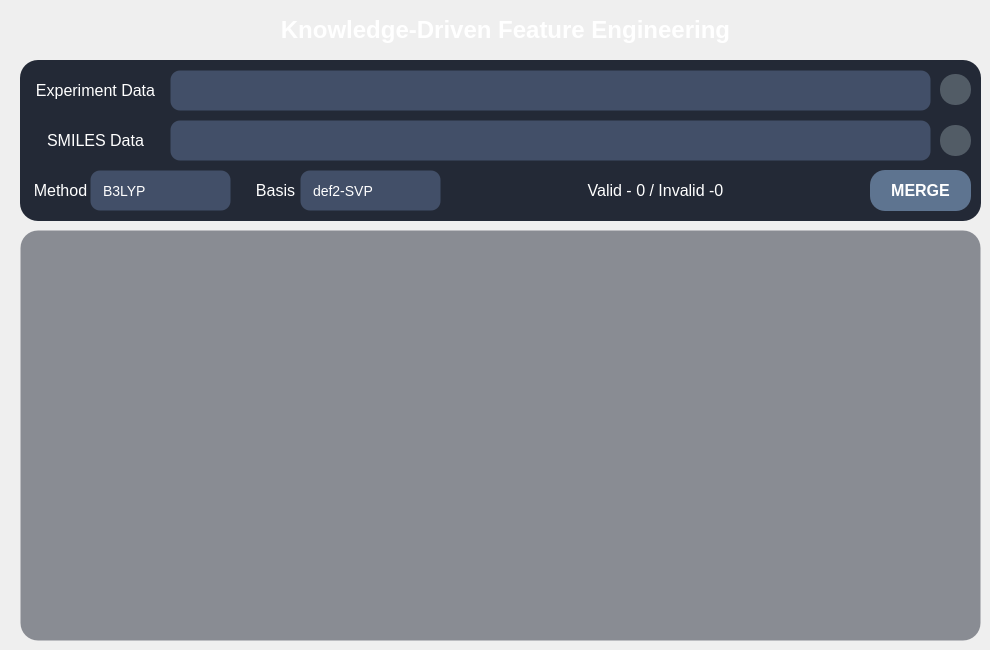
     <widget class="QWidget" name="pg_data">
      <widget class="QFrame" name="frame_7">
       <property name="geometry">
        <rect>
         <x>20</x>
         <y>60</y>
         <width>961</width>
         <height>161</height>
        </rect>
       </property>
       <property name="styleSheet">
        <string notr="true">QFrame#frame_7 {
    background-color: #232936;
    border: 0px solid #4268a8;
    border-radius: 18px;
}

</string>
       </property>
       <property name="frameShape">
        <enum>QFrame::Shape::StyledPanel</enum>
       </property>
       <property name="frameShadow">
        <enum>QFrame::Shadow::Raised</enum>
       </property>
       <widget class="QLabel" name="label_29">
        <property name="geometry">
         <rect>
          <x>10</x>
          <y>10</y>
          <width>131</width>
          <height>41</height>
         </rect>
        </property>
        <property name="styleSheet">
         <string notr="true">background:transparent;</string>
        </property>
        <property name="text">
         <string>&lt;html&gt;&lt;head/&gt;&lt;body&gt;&lt;p align=&quot;center&quot;&gt;&lt;span style=&quot; font-size:12pt; color:#ffffff;&quot;&gt;Experiment Data&lt;/span&gt;&lt;/p&gt;&lt;/body&gt;&lt;/html&gt;</string>
        </property>
       </widget>
       <widget class="QPlainTextEdit" name="txt_data_exp_path">
        <property name="geometry">
         <rect>
          <x>150</x>
          <y>10</y>
          <width>761</width>
          <height>41</height>
         </rect>
        </property>
        <property name="styleSheet">
         <string notr="true">/* ==================== QPlainTextEdit / QTextEdit ==================== */
/* ==================== QPlainTextEdit / QTextEdit ==================== */
QPlainTextEdit,
QTextEdit
{
	font: 12pt &quot;Arial&quot;;
	background-color: rgba(66, 79, 104, 1);
	border: 1px solid transparent;
	border-radius: 10px;
	font-size: 14px;
	color: rgb(255, 255, 255);
	padding: 6px 6px;                     /* 文本四周留出舒适内边距 */
	selection-background-color: #3478e8;
	selection-color: #ffffff;
}


QPlainTextEdit:hover,
QTextEdit:hover
{	
	border: 1px solid #3478e8;}

QPlainTextEdit:focus,
QTextEdit:focus
{
	border: 1px solid #3478e8;
}

QPlainTextEdit:disabled,
QTextEdit:disabled
{
	background-color: #f6f7f9;
	color: #9498a0;
	border: 1px solid transparent;
}


/* ==================== 深色滚动条（与整体风格统一） ==================== */
QPlainTextEdit QScrollBar:vertical,
QTextEdit QScrollBar:vertical
{
	background: transparent;
	width: 10px;
	margin: 4px 2px 4px 0px;
	border: none;
}

QPlainTextEdit QScrollBar::handle:vertical,
QTextEdit QScrollBar::handle:vertical
{
	background: rgb(90, 105, 135);
	min-height: 24px;
	border-radius: 4px;
}

QPlainTextEdit QScrollBar::handle:vertical:hover,
QTextEdit QScrollBar::handle:vertical:hover
{
	background: rgb(120, 138, 172);
}

QPlainTextEdit QScrollBar::handle:vertical:pressed,
QTextEdit QScrollBar::handle:vertical:pressed
{
	background: #3478e8;
}

/* 去掉上下箭头和页步进区域（现代风格通常隐藏） */
QPlainTextEdit QScrollBar::add-line:vertical,
QPlainTextEdit QScrollBar::sub-line:vertical,
QTextEdit QScrollBar::add-line:vertical,
QTextEdit QScrollBar::sub-line:vertical
{
	height: 0px;
	background: transparent;
}

QPlainTextEdit QScrollBar::add-page:vertical,
QPlainTextEdit QScrollBar::sub-page:vertical,
QTextEdit QScrollBar::add-page:vertical,
QTextEdit QScrollBar::sub-page:vertical
{
	background: transparent;
}

/* 水平滚动条 */
QPlainTextEdit QScrollBar:horizontal,
QTextEdit QScrollBar:horizontal
{
	background: transparent;
	height: 10px;
	margin: 0px 4px 2px 4px;
	border: none;
}

QPlainTextEdit QScrollBar::handle:horizontal,
QTextEdit QScrollBar::handle:horizontal
{
	background: rgb(90, 105, 135);
	min-width: 24px;
	border-radius: 4px;
}

QPlainTextEdit QScrollBar::handle:horizontal:hover,
QTextEdit QScrollBar::handle:horizontal:hover
{
	background: rgb(120, 138, 172);
}

QPlainTextEdit QScrollBar::handle:horizontal:pressed,
QTextEdit QScrollBar::handle:horizontal:pressed
{
	background: #3478e8;
}

QPlainTextEdit QScrollBar::add-line:horizontal,
QPlainTextEdit QScrollBar::sub-line:horizontal,
QTextEdit QScrollBar::add-line:horizontal,
QTextEdit QScrollBar::sub-line:horizontal
{
	width: 0px;
	background: transparent;
}

QPlainTextEdit QScrollBar::add-page:horizontal,
QPlainTextEdit QScrollBar::sub-page:horizontal,
QTextEdit QScrollBar::add-page:horizontal,
QTextEdit QScrollBar::sub-page:horizontal
{
	background: transparent;
}</string>
        </property>
       </widget>
       <widget class="QLabel" name="label_37">
        <property name="geometry">
         <rect>
          <x>10</x>
          <y>60</y>
          <width>131</width>
          <height>41</height>
         </rect>
        </property>
        <property name="styleSheet">
         <string notr="true">background:transparent;</string>
        </property>
        <property name="text">
         <string>&lt;html&gt;&lt;head/&gt;&lt;body&gt;&lt;p align=&quot;center&quot;&gt;&lt;span style=&quot; font-size:12pt; color:#ffffff;&quot;&gt;SMILES Data&lt;/span&gt;&lt;/p&gt;&lt;/body&gt;&lt;/html&gt;</string>
        </property>
       </widget>
       <widget class="QPlainTextEdit" name="txt_data_smiles_path">
        <property name="geometry">
         <rect>
          <x>150</x>
          <y>60</y>
          <width>761</width>
          <height>41</height>
         </rect>
        </property>
        <property name="styleSheet">
         <string notr="true">/* ==================== QPlainTextEdit / QTextEdit ==================== */
/* ==================== QPlainTextEdit / QTextEdit ==================== */
QPlainTextEdit,
QTextEdit
{
	font: 12pt &quot;Arial&quot;;
	background-color: rgba(66, 79, 104, 1);
	border: 1px solid transparent;
	border-radius: 10px;
	font-size: 14px;
	color: rgb(255, 255, 255);
	padding: 6px 6px;                     /* 文本四周留出舒适内边距 */
	selection-background-color: #3478e8;
	selection-color: #ffffff;
}


QPlainTextEdit:hover,
QTextEdit:hover
{	
	border: 1px solid #3478e8;}

QPlainTextEdit:focus,
QTextEdit:focus
{
	border: 1px solid #3478e8;
}

QPlainTextEdit:disabled,
QTextEdit:disabled
{
	background-color: #f6f7f9;
	color: #9498a0;
	border: 1px solid transparent;
}


/* ==================== 深色滚动条（与整体风格统一） ==================== */
QPlainTextEdit QScrollBar:vertical,
QTextEdit QScrollBar:vertical
{
	background: transparent;
	width: 10px;
	margin: 4px 2px 4px 0px;
	border: none;
}

QPlainTextEdit QScrollBar::handle:vertical,
QTextEdit QScrollBar::handle:vertical
{
	background: rgb(90, 105, 135);
	min-height: 24px;
	border-radius: 4px;
}

QPlainTextEdit QScrollBar::handle:vertical:hover,
QTextEdit QScrollBar::handle:vertical:hover
{
	background: rgb(120, 138, 172);
}

QPlainTextEdit QScrollBar::handle:vertical:pressed,
QTextEdit QScrollBar::handle:vertical:pressed
{
	background: #3478e8;
}

/* 去掉上下箭头和页步进区域（现代风格通常隐藏） */
QPlainTextEdit QScrollBar::add-line:vertical,
QPlainTextEdit QScrollBar::sub-line:vertical,
QTextEdit QScrollBar::add-line:vertical,
QTextEdit QScrollBar::sub-line:vertical
{
	height: 0px;
	background: transparent;
}

QPlainTextEdit QScrollBar::add-page:vertical,
QPlainTextEdit QScrollBar::sub-page:vertical,
QTextEdit QScrollBar::add-page:vertical,
QTextEdit QScrollBar::sub-page:vertical
{
	background: transparent;
}

/* 水平滚动条 */
QPlainTextEdit QScrollBar:horizontal,
QTextEdit QScrollBar:horizontal
{
	background: transparent;
	height: 10px;
	margin: 0px 4px 2px 4px;
	border: none;
}

QPlainTextEdit QScrollBar::handle:horizontal,
QTextEdit QScrollBar::handle:horizontal
{
	background: rgb(90, 105, 135);
	min-width: 24px;
	border-radius: 4px;
}

QPlainTextEdit QScrollBar::handle:horizontal:hover,
QTextEdit QScrollBar::handle:horizontal:hover
{
	background: rgb(120, 138, 172);
}

QPlainTextEdit QScrollBar::handle:horizontal:pressed,
QTextEdit QScrollBar::handle:horizontal:pressed
{
	background: #3478e8;
}

QPlainTextEdit QScrollBar::add-line:horizontal,
QPlainTextEdit QScrollBar::sub-line:horizontal,
QTextEdit QScrollBar::add-line:horizontal,
QTextEdit QScrollBar::sub-line:horizontal
{
	width: 0px;
	background: transparent;
}

QPlainTextEdit QScrollBar::add-page:horizontal,
QPlainTextEdit QScrollBar::sub-page:horizontal,
QTextEdit QScrollBar::add-page:horizontal,
QTextEdit QScrollBar::sub-page:horizontal
{
	background: transparent;
}</string>
        </property>
       </widget>
       <widget class="QPushButton" name="btn_data_browse_exp">
        <property name="geometry">
         <rect>
          <x>920</x>
          <y>14</y>
          <width>31</width>
          <height>31</height>
         </rect>
        </property>
        <property name="styleSheet">
         <string notr="true">QPushButton {
    background-color: rgba(140, 155, 160, 0.45);
    border-radius: 15px;
    color: #ffffff;
    padding-left:0px;
    padding-top:0px;
    text-align: center;

}

QPushButton:hover {
    background-color: #6b8a8f;
}

QPushButton:pressed {
    background-color: #4d6b70;
    padding-top:8px;
	padding-left:2px;
	padding-bottom:2px;
}

QPushButton:disabled {
    background-color: rgba(66, 79, 104, 0.5);
    border-radius: 10px;
    color: #9aa8b8;
}</string>
        </property>
        <property name="text">
         <string/>
        </property>
        <property name="icon">
         <iconset resource="../../py/Anaconda3/Scripts/res.qrc">
          <normaloff>:/icons/import.svg</normaloff>:/icons/import.svg</iconset>
        </property>
        <property name="iconSize">
         <size>
          <width>25</width>
          <height>25</height>
         </size>
        </property>
       </widget>
       <widget class="QPushButton" name="btn_data_browse_smiles">
        <property name="geometry">
         <rect>
          <x>920</x>
          <y>65</y>
          <width>31</width>
          <height>31</height>
         </rect>
        </property>
        <property name="styleSheet">
         <string notr="true">QPushButton {
    background-color: rgba(140, 155, 160, 0.45);
    border-radius: 15px;
    color: #ffffff;
    padding-left:0px;
    padding-top:0px;
    text-align: center;

}

QPushButton:hover {
    background-color: #6b8a8f;
}

QPushButton:pressed {
    background-color: #4d6b70;
    padding-top:8px;
	padding-left:2px;
	padding-bottom:2px;
}

QPushButton:disabled {
    background-color: rgba(66, 79, 104, 0.5);
    border-radius: 10px;
    color: #9aa8b8;
}

</string>
        </property>
        <property name="text">
         <string/>
        </property>
        <property name="icon">
         <iconset resource="../../py/Anaconda3/Scripts/res.qrc">
          <normaloff>:/icons/import.svg</normaloff>:/icons/import.svg</iconset>
        </property>
        <property name="iconSize">
         <size>
          <width>25</width>
          <height>25</height>
         </size>
        </property>
       </widget>
       <widget class="QLabel" name="label_38">
        <property name="geometry">
         <rect>
          <x>0</x>
          <y>110</y>
          <width>81</width>
          <height>41</height>
         </rect>
        </property>
        <property name="font">
         <font>
          <family>Arial</family>
         </font>
        </property>
        <property name="styleSheet">
         <string notr="true">background:transparent;</string>
        </property>
        <property name="text">
         <string>&lt;html&gt;&lt;head/&gt;&lt;body&gt;&lt;p align=&quot;center&quot;&gt;&lt;span style=&quot; font-size:12pt; color:#ffffff;&quot;&gt;Method&lt;/span&gt;&lt;/p&gt;&lt;/body&gt;&lt;/html&gt;</string>
        </property>
       </widget>
       <widget class="QLabel" name="label_39">
        <property name="geometry">
         <rect>
          <x>220</x>
          <y>110</y>
          <width>71</width>
          <height>41</height>
         </rect>
        </property>
        <property name="font">
         <font>
          <family>Arial</family>
         </font>
        </property>
        <property name="styleSheet">
         <string notr="true">background:transparent;</string>
        </property>
        <property name="text">
         <string>&lt;html&gt;&lt;head/&gt;&lt;body&gt;&lt;p align=&quot;center&quot;&gt;&lt;span style=&quot; font-size:12pt; color:#ffffff;&quot;&gt;Basis&lt;/span&gt;&lt;/p&gt;&lt;/body&gt;&lt;/html&gt;</string>
        </property>
       </widget>
       <widget class="QComboBox" name="cmb_data_basis">
        <property name="geometry">
         <rect>
          <x>280</x>
          <y>110</y>
          <width>141</width>
          <height>41</height>
         </rect>
        </property>
        <property name="font">
         <font>
          <family>Arial</family>
          <pointsize>-1</pointsize>
          <italic>false</italic>
          <bold>false</bold>
          <hintingpreference>PreferDefaultHinting</hintingpreference>
         </font>
        </property>
        <property name="styleSheet">
         <string notr="true">/* ==================== QLineEdit ==================== */
QLineEdit
{
	font: 12pt &quot;Arial&quot;;
	background-color: rgba(66, 79, 104, 1);
	border: 1px solid transparent;   /* 与 SpinBox 保持一致，避免尺寸跳动 */
	border-radius: 10px;
	font-size: 14px;
	color: rgb(255, 255, 255);
	padding-left: 0px;             /* 文本左侧留出舒适边距 */
	padding-right: 0px;
	min-height: 20px;
	selection-background-color: #3478e8;
	selection-color: #ffffff;
}

QLineEdit:hover
{
	background-color: rgb(74, 88, 115);   /* 悬浮时略微变亮 */
	border: 1px solid #3478e8;

}

QLineEdit:focus
{
	border: 1px solid #3478e8;
}

QLineEdit:disabled
{
	background-color: #f6f7f9;
	color: #9498a0;
	border: 1px solid transparent;
}

QLineEdit[echoMode=&quot;2&quot;]   /* 密码框也保持一致 */
{
	lineedit-password-character: 9679;
}


/* ==================== QComboBox ==================== */
QComboBox
{
	font: 12pt &quot;Arial&quot;;
	background-color: rgba(66, 79, 104, 1);
	border: 1px solid transparent;
	border-radius: 10px;
	font-size: 14px;
	color: rgb(255, 255, 255);
	padding-left: 10px;
	padding-right: 0px;            /* 右侧给下拉箭头留空间 */
	min-height: 20px;
}

QComboBox:hover
{
	background-color: rgb(74, 88, 115);   /* 悬浮时略微变亮 */
	border: 1px solid #3478e8;}

QComboBox:focus
{
	border: 1px solid #3478e8;
}

QComboBox:disabled
{
	background-color: #f6f7f9;
	color: #9498a0;
	border: 1px solid transparent;
}

/* 下拉箭头区域（右侧按钮） */
QComboBox::drop-down
{
	subcontrol-origin: padding;
	subcontrol-position: center right;
	width: 28px;
	border: none;
	border-top-right-radius: 10px;
	border-bottom-right-radius: 10px;
	background: transparent;
}

QComboBox::drop-down:hover
{
	background-color: rgb(37, 52, 81);
}

QComboBox::drop-down:pressed
{
	background-color: rgb(204, 204, 204);
}

/* 下拉箭头图标 */
QComboBox::down-arrow
{
	image: url(:/icons/down_arrow.svg);
	width: 14px;
	height: 14px;
}

QComboBox::down-arrow:disabled
{
	image: url(:/icons/down_arrow.svg);
	opacity: 0.4;
}

/* 可编辑 ComboBox 的文本区 */
QComboBox QAbstractItemView,
QComboBox QLineEdit
{
	background-color: rgba(66, 79, 104, 1);
	color: rgb(255, 255, 255);
	border-radius: 10px;
	selection-background-color: #3478e8;
	selection-color: #ffffff;
}

/* 下拉列表弹出框 */
QComboBox QAbstractItemView
{
	background-color: rgba(66, 79, 104, 1);
	color: rgb(255, 255, 255);
	border: 1px solid #3478e8;
	border-radius: 8px;
	selection-background-color: #3478e8;
	selection-color: #ffffff;
	outline: none;
	padding: 4px;
}

QComboBox QAbstractItemView::item
{
	min-height: 24px;
	padding-left: 8px;
	border-radius: 6px;
}

QComboBox QAbstractItemView::item:hover
{
	background-color: rgb(37, 52, 81);
}

QComboBox QAbstractItemView::item:selected
{
	background-color: #3478e8;
	color: #ffffff;
}
/* ==================== 深色滚动条（与 QPlainTextEdit 统一） ==================== */
QComboBox QScrollBar:vertical {
    width:10px;
    background: rgba(35, 41, 54, 0.35);
    border-radius:4px;
    margin:2px 0px;
}
QComboBox QScrollBar::handle:vertical {
    background: rgba(150, 165, 190, 0.55);
    border-radius:4px;
    min-height:28px;
    margin:1px;
}
QComboBox QScrollBar::handle:vertical:hover {
    background: rgba(120, 170, 230, 0.85);  
}
QComboBox QScrollBar::handle:vertical:pressed {
    background: rgba(70, 130, 210, 1.0);   
}

QComboBox QScrollBar::sub-line:vertical,
QComboBox QScrollBar::add-line:vertical {
    height:0px;
background: none;
}
QComboBox QScrollBar::sub-page:vertical,
QComboBox QScrollBar::add-page:vertical {
    background:none;
}

QComboBox QScrollBar:horizontal {
    height:10px;
    background: rgba(35, 41, 54, 0.35);
    border-radius:4px;
    margin:0px 2px;
}
QComboBox QScrollBar::handle:horizontal {
    background: rgba(150, 165, 190, 0.55);
    border-radius:4px;
    min-width:28px;
    margin:1px;
}
QComboBox QScrollBar::handle:horizontal:hover {
    background: rgba(120, 170, 230, 0.85);
}
QComboBox QScrollBar::handle:horizontal:pressed {
    background: rgba(70, 130, 210, 1.0);
}

QComboBox QScrollBar::sub-line:horizontal,
QComboBox QScrollBar::add-line:horizontal {
    width:0px;
    background: none;

}
QComboBox QScrollBar::sub-page:horizontal,
QComboBox QScrollBar::add-page:horizontal {
    background:none;
}
</string>
        </property>
        <property name="editable">
         <bool>true</bool>
        </property>
        <property name="currentText">
         <string>def2-SVP</string>
        </property>
        <property name="placeholderText">
         <string/>
        </property>
        <item>
         <property name="text">
          <string>def2-SVP</string>
         </property>
        </item>
        <item>
         <property name="text">
          <string>def2-TZVP</string>
         </property>
        </item>
        <item>
         <property name="text">
          <string>def2-TZVPP</string>
         </property>
        </item>
        <item>
         <property name="text">
          <string>ma-def2-TZVP</string>
         </property>
        </item>
        <item>
         <property name="text">
          <string>STO-3G</string>
         </property>
        </item>
       </widget>
       <widget class="QComboBox" name="cmb_data_method">
        <property name="geometry">
         <rect>
          <x>70</x>
          <y>110</y>
          <width>141</width>
          <height>41</height>
         </rect>
        </property>
        <property name="font">
         <font>
          <family>Arial</family>
          <pointsize>-1</pointsize>
          <italic>false</italic>
          <bold>false</bold>
          <hintingpreference>PreferDefaultHinting</hintingpreference>
         </font>
        </property>
        <property name="styleSheet">
         <string notr="true">/* ==================== QLineEdit ==================== */
QLineEdit
{
	font: 12pt &quot;Arial&quot;;
	background-color: rgba(66, 79, 104, 1);
	border: 1px solid transparent;   /* 与 SpinBox 保持一致，避免尺寸跳动 */
	border-radius: 10px;
	font-size: 14px;
	color: rgb(255, 255, 255);
	padding-left: 0px;             /* 文本左侧留出舒适边距 */
	padding-right: 0px;
	min-height: 20px;
	selection-background-color: #3478e8;
	selection-color: #ffffff;
}

QLineEdit:hover
{
	background-color: rgb(74, 88, 115);   /* 悬浮时略微变亮 */
	border: 1px solid #3478e8;

}

QLineEdit:focus
{
	border: 1px solid #3478e8;
}

QLineEdit:disabled
{
	background-color: #f6f7f9;
	color: #9498a0;
	border: 1px solid transparent;
}

QLineEdit[echoMode=&quot;2&quot;]   /* 密码框也保持一致 */
{
	lineedit-password-character: 9679;
}


/* ==================== QComboBox ==================== */
QComboBox
{
	font: 12pt &quot;Arial&quot;;
	background-color: rgba(66, 79, 104, 1);
	border: 1px solid transparent;
	border-radius: 10px;
	font-size: 14px;
	color: rgb(255, 255, 255);
	padding-left: 10px;
	padding-right: 0px;            /* 右侧给下拉箭头留空间 */
	min-height: 20px;
}

QComboBox:hover
{
	background-color: rgb(74, 88, 115);   /* 悬浮时略微变亮 */
	border: 1px solid #3478e8;}

QComboBox:focus
{
	border: 1px solid #3478e8;
}

QComboBox:disabled
{
	background-color: #f6f7f9;
	color: #9498a0;
	border: 1px solid transparent;
}

/* 下拉箭头区域（右侧按钮） */
QComboBox::drop-down
{
	subcontrol-origin: padding;
	subcontrol-position: center right;
	width: 28px;
	border: none;
	border-top-right-radius: 10px;
	border-bottom-right-radius: 10px;
	background: transparent;
}

QComboBox::drop-down:hover
{
	background-color: rgb(37, 52, 81);
}

QComboBox::drop-down:pressed
{
	background-color: rgb(204, 204, 204);
}

/* 下拉箭头图标 */
QComboBox::down-arrow
{
	image: url(:/icons/down_arrow.svg);
	width: 14px;
	height: 14px;
}

QComboBox::down-arrow:disabled
{
	image: url(:/icons/down_arrow.svg);
	opacity: 0.4;
}

/* 可编辑 ComboBox 的文本区 */
QComboBox QAbstractItemView,
QComboBox QLineEdit
{
	background-color: rgba(66, 79, 104, 1);
	color: rgb(255, 255, 255);
	border-radius: 10px;
	selection-background-color: #3478e8;
	selection-color: #ffffff;
}

/* 下拉列表弹出框 */
QComboBox QAbstractItemView
{
	background-color: rgba(66, 79, 104, 1);
	color: rgb(255, 255, 255);
	border: 1px solid #3478e8;
	border-radius: 8px;
	selection-background-color: #3478e8;
	selection-color: #ffffff;
	outline: none;
	padding: 4px;
}

QComboBox QAbstractItemView::item
{
	min-height: 24px;
	padding-left: 8px;
	border-radius: 6px;
}

QComboBox QAbstractItemView::item:hover
{
	background-color: rgb(37, 52, 81);
}

QComboBox QAbstractItemView::item:selected
{
	background-color: #3478e8;
	color: #ffffff;
}
/* ==================== 深色滚动条（与 QPlainTextEdit 统一） ==================== */
QComboBox QScrollBar:vertical {
    width:10px;
    background: rgba(35, 41, 54, 0.35);
    border-radius:4px;
    margin:2px 0px;
}
QComboBox QScrollBar::handle:vertical {
    background: rgba(150, 165, 190, 0.55);
    border-radius:4px;
    min-height:28px;
    margin:1px;
}
QComboBox QScrollBar::handle:vertical:hover {
    background: rgba(120, 170, 230, 0.85);  
}
QComboBox QScrollBar::handle:vertical:pressed {
    background: rgba(70, 130, 210, 1.0);   
}

QComboBox QScrollBar::sub-line:vertical,
QComboBox QScrollBar::add-line:vertical {
    height:0px;
background: none;
}
QComboBox QScrollBar::sub-page:vertical,
QComboBox QScrollBar::add-page:vertical {
    background:none;
}

QComboBox QScrollBar:horizontal {
    height:10px;
    background: rgba(35, 41, 54, 0.35);
    border-radius:4px;
    margin:0px 2px;
}
QComboBox QScrollBar::handle:horizontal {
    background: rgba(150, 165, 190, 0.55);
    border-radius:4px;
    min-width:28px;
    margin:1px;
}
QComboBox QScrollBar::handle:horizontal:hover {
    background: rgba(120, 170, 230, 0.85);
}
QComboBox QScrollBar::handle:horizontal:pressed {
    background: rgba(70, 130, 210, 1.0);
}

QComboBox QScrollBar::sub-line:horizontal,
QComboBox QScrollBar::add-line:horizontal {
    width:0px;
    background: none;

}
QComboBox QScrollBar::sub-page:horizontal,
QComboBox QScrollBar::add-page:horizontal {
    background:none;
}
</string>
        </property>
        <property name="editable">
         <bool>true</bool>
        </property>
        <property name="currentText">
         <string>B3LYP</string>
        </property>
        <property name="placeholderText">
         <string/>
        </property>
        <item>
         <property name="text">
          <string>B3LYP</string>
         </property>
        </item>
        <item>
         <property name="text">
          <string>B3LYP-D4	</string>
         </property>
        </item>
        <item>
         <property name="text">
          <string>PBE0-D4</string>
         </property>
        </item>
        <item>
         <property name="text">
          <string>M06-2X</string>
         </property>
        </item>
        <item>
         <property name="text">
          <string>wB97X-D4</string>
         </property>
        </item>
        <item>
         <property name="text">
          <string>HF</string>
         </property>
        </item>
        <item>
         <property name="text">
          <string>MP2</string>
         </property>
        </item>
       </widget>
       <widget class="QPushButton" name="btn_data_merge">
        <property name="geometry">
         <rect>
          <x>850</x>
          <y>110</y>
          <width>101</width>
          <height>41</height>
         </rect>
        </property>
        <property name="font">
         <font>
          <family>Arial</family>
          <pointsize>12</pointsize>
          <bold>true</bold>
         </font>
        </property>
        <property name="styleSheet">
         <string notr="true">    QPushButton {
        background-color: rgba(168, 208, 255, 0.45);
        border-radius: 15px;
        color: #ffffff;
        text-align: center;
    }
    QPushButton:hover   { background-color: #3b8bca; }
    QPushButton:pressed { background-color: #1b6bAA; padding-top:8px;
                          padding-left:2px; padding-bottom:2px; }
    QPushButton:disabled { background-color: rgba(66, 79, 104, 0.5); }
</string>
        </property>
        <property name="text">
         <string>MERGE</string>
        </property>
        <property name="flat">
         <bool>false</bool>
        </property>
       </widget>
       <widget class="QLabel" name="lbl_data_counts">
        <property name="geometry">
         <rect>
          <x>450</x>
          <y>110</y>
          <width>371</width>
          <height>41</height>
         </rect>
        </property>
        <property name="font">
         <font>
          <family>Arial</family>
          <pointsize>12</pointsize>
         </font>
        </property>
        <property name="styleSheet">
         <string notr="true">background:transparent;</string>
        </property>
        <property name="text">
         <string>&lt;html&gt;&lt;head/&gt;&lt;body&gt;&lt;p align=&quot;center&quot;&gt;&lt;span style=&quot; color:#ffffff;&quot;&gt;Valid - 0 / Invalid -0&lt;/span&gt;&lt;/p&gt;&lt;/body&gt;&lt;/html&gt;</string>
        </property>
       </widget>
      </widget>
      <widget class="QLabel" name="label_40">
       <property name="geometry">
        <rect>
         <x>280</x>
         <y>10</y>
         <width>451</width>
         <height>41</height>
        </rect>
       </property>
       <property name="font">
        <font>
         <family>Arial</family>
         <pointsize>14</pointsize>
        </font>
       </property>
       <property name="styleSheet">
        <string notr="true">background:transparent;</string>
       </property>
       <property name="text">
        <string>&lt;html&gt;&lt;head/&gt;&lt;body&gt;&lt;p align=&quot;center&quot;&gt;&lt;span style=&quot; font-family:'Arial','sans-serif'; font-size:18pt; font-weight:700; color:#ffffff;&quot;&gt;Knowledge-Driven Feature Engineering&lt;/span&gt;&lt;/p&gt;&lt;/body&gt;&lt;/html&gt;</string>
       </property>
      </widget>
      <widget class="QTableWidget" name="tbl_data_preview">
       <property name="geometry">
        <rect>
         <x>20</x>
         <y>230</y>
         <width>961</width>
         <height>411</height>
        </rect>
       </property>
       <property name="styleSheet">
        <string notr="true">/* ==================== QTableWidget ==================== */
QTableWidget
{
    background-color: rgba(35, 41, 54, 0.5);
    alternate-background-color: rgba(45, 52, 68, 0.45);
    border: 1px solid transparent;
    border-radius: 18px;
    padding: 4px;
    font-family: &quot;Arial&quot;;
    font-size: 14px;
    color: rgb(255, 255, 255);
    gridline-color: rgba(120, 140, 170, 0.25);
    outline: none;
}

QTableWidget::item
{
    padding: 4px 8px;
    border: none;
    color: rgb(255, 255, 255);
}

QTableWidget::item:hover
{
    background-color: rgba(74, 88, 115, 0.55);
}

QTableWidget::item:selected
{
    background-color: #3478e8;
    color: #ffffff;
}

QTableWidget::item:focus
{
    border: 1px solid #3478e8;
}

/* ==================== 表头 ==================== */
QTableWidget QHeaderView
{
    background-color: transparent;
    border: none;
}

QHeaderView::section
{
    background-color: rgba(66, 79, 104, 0.9);
    color: rgb(255, 255, 255);
    border: none;
    border-right: 1px solid rgba(120, 140, 170, 0.25);
    border-bottom: 1px solid rgba(120, 140, 170, 0.25);
    padding: 6px 8px;
    font-family: &quot;Arial&quot;;
    font-size: 14px;
    font-weight: normal;
}

QHeaderView::section:hover
{
    background-color: rgb(74, 88, 115);
}

QHeaderView::section:checked
{
    background-color: #3478e8;
    color: #ffffff;
}

/* 左上角那个交叉按钮 */
QTableCornerButton::section
{
    background-color: rgba(66, 79, 104, 0.9);
    border: none;
    border-top-left-radius: 12px;
}

/* ==================== 表格内 QLineEdit（编辑时） ==================== */
QTableWidget QLineEdit
{
    background-color: rgba(35, 41, 54, 0.9);
    color: #ffffff;
    border: 1px solid #3478e8;
    border-radius: 6px;
    padding: 2px 6px;
    selection-background-color: #3478e8;
    selection-color: #ffffff;
}

/* ==================== 表格内 QComboBox（cellWidget 时） ==================== */
QTableWidget QComboBox
{
    background-color: rgba(66, 79, 104, 1);
    color: #ffffff;
    border: 1px solid transparent;
    border-radius: 6px;
    padding-left: 6px;
    min-height: 20px;
}

QTableWidget QComboBox:hover
{
    background-color: rgb(74, 88, 115);
    border: 1px solid #3478e8;
}

QTableWidget QComboBox::drop-down
{
    border: none;
    width: 20px;
    background: transparent;
}

/* ==================== 表格内 QSpinBox（cellWidget 时） ==================== */
QTableWidget QSpinBox
{
    background-color: rgba(66, 79, 104, 1);
    color: #ffffff;
    border: 1px solid transparent;
    border-radius: 6px;
    padding-left: 6px;
    min-height: 20px;
}

QTableWidget QSpinBox:hover
{
    background-color: rgb(74, 88, 115);
    border: 1px solid #3478e8;
}

/* ==================== 纵向滚动条（与 QGraphicsView 一致） ==================== */
QTableWidget QScrollBar:vertical
{
    width: 10px;
    background: rgba(35, 41, 54, 0.35);
    border-radius: 4px;
    margin: 2px 0px;
}

QTableWidget QScrollBar::handle:vertical
{
    background: rgba(150, 165, 190, 0.55);
    border-radius: 4px;
    min-height: 28px;
    margin: 1px;
}

QTableWidget QScrollBar::handle:vertical:hover
{
    background: rgba(120, 170, 230, 0.85);
}

QTableWidget QScrollBar::handle:vertical:pressed
{
    background: rgba(70, 130, 210, 1.0);
}

QTableWidget QScrollBar::sub-line:vertical,
QTableWidget QScrollBar::add-line:vertical
{
    height: 0px;
    background: none;
}

QTableWidget QScrollBar::sub-page:vertical,
QTableWidget QScrollBar::add-page:vertical
{
    background: none;
}

/* ==================== 横向滚动条（与 QGraphicsView 一致） ==================== */
QTableWidget QScrollBar:horizontal
{
    height: 10px;
    background: rgba(35, 41, 54, 0.35);
    border-radius: 4px;
    margin: 0px 2px;
}

QTableWidget QScrollBar::handle:horizontal
{
    background: rgba(150, 165, 190, 0.55);
    border-radius: 4px;
    min-width: 28px;
    margin: 1px;
}

QTableWidget QScrollBar::handle:horizontal:hover
{
    background: rgba(120, 170, 230, 0.85);
}

QTableWidget QScrollBar::handle:horizontal:pressed
{
    background: rgba(70, 130, 210, 1.0);
}

QTableWidget QScrollBar::sub-line:horizontal,
QTableWidget QScrollBar::add-line:horizontal
{
    width: 0px;
    background: none;
}

QTableWidget QScrollBar::sub-page:horizontal,
QTableWidget QScrollBar::add-page:horizontal
{
    background: none;
}

/* ==================== 滚动条交叉角 ==================== */
QTableWidget QScrollBar::corner
{
    background: rgba(35, 41, 54, 0.35);
    border: none;
}</string>
       </property>
      </widget>
     </widget>
